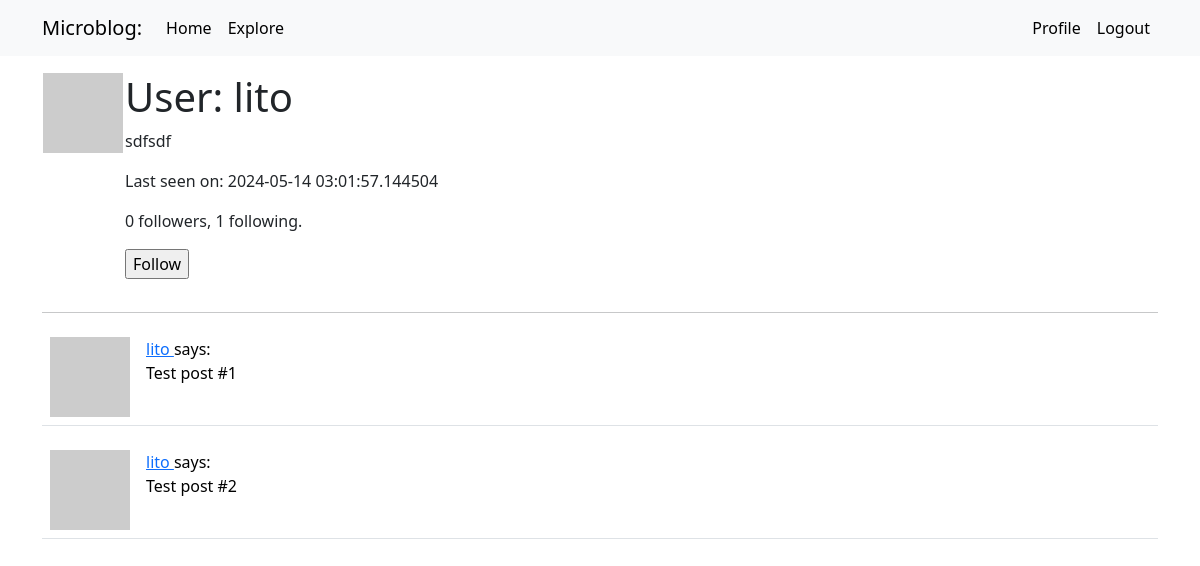
The app's page /user/lito (signed in), older data.
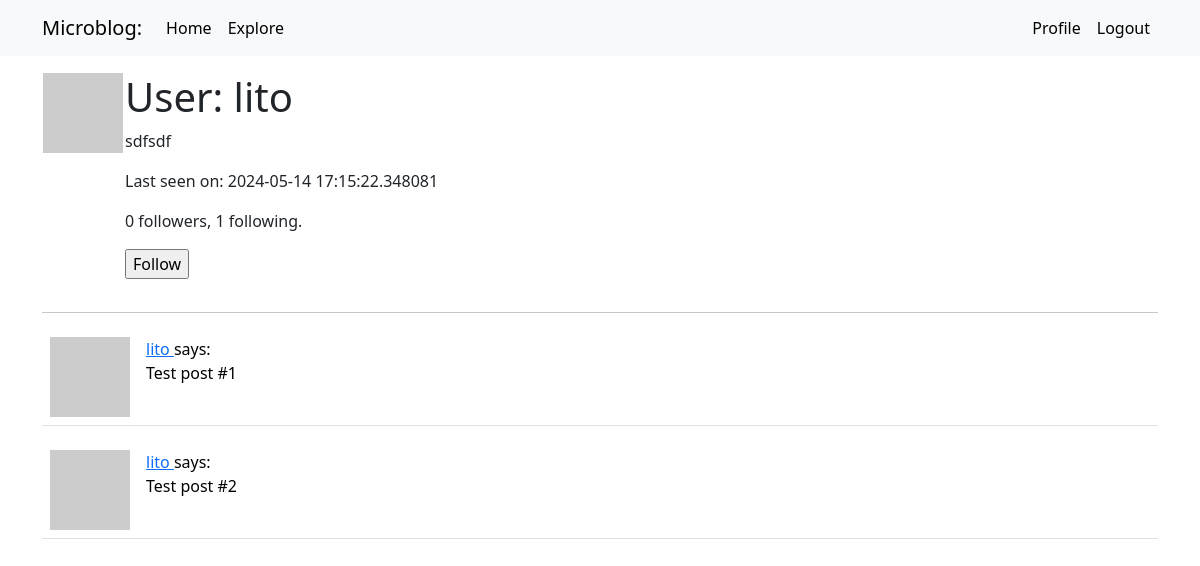
The same page, newer data.
### app/models.py (models this page shows, shortened)
class User(UserMixin,db.Model):
    id: so.Mapped[int] = so.mapped_column(primary_key=True)
    username: so.Mapped[str] = so.mapped_column(sa.String(64), index=True,
                                                unique=True)
    email: so.Mapped[str] = so.mapped_column(sa.String(120), index=True,
                                             unique=True)
    password_hash: so.Mapped[Optional[str]] = so.mapped_column(sa.String(256))
    posts: so.WriteOnlyMapped['Post'] = so.relationship(back_populates = 'author')
    about_me: so.Mapped[Optional[str]] = so.mapped_column(sa.String(140))
    last_seen: so.Mapped[Optional[datetime]] =so.mapped_column(default=lambda: datetime.now(timezone.utc))
    following: so.WriteOnlyMapped['User'] = so.relationship( secondary = followers, primaryjoin = (followers.c.follower_id ==id), secondaryjoin = (followers.c.followed_id == id),back_populates = 'followers')
    followers: so.WriteOnlyMapped['User'] = so.relationship(secondary= followers, primaryjoin = (followers.c.followed_id ==id), secondaryjoin= (followers.c.follower_id == id), back_populates = 'following')
    def is_following(self, user):
        query = self.following.select().where(User.id == user.id)
        return db.session.scalar(query) is not None
    def followers_count(self):
        query = sa.select(sa.func.count()).select_from(
            self.followers.select().subquery())
        return db.session.scalar(query)
    def following_count(self):
        query = sa.select(sa.func.count()).select_from(
            self.following.select().subquery())
        return db.session.scalar(query)
    def avatar(self,size):
        digest = md5(self.email.lower().encode('utf-8')).hexdigest()
        return f'https://www.gravatar.com/avatar/{digest}?d=monsterid&s={size}'

### app/routes.py (the view)
@app.route('/user/<username>', methods = ['GET', 'POST'])
@login_required
def user(username):
    user = db.first_or_404(sa.select(User).where(User.username == username))
    post = [
        {'author':user, 'body': 'Test post #1'},
        {'author':user, 'body': 'Test post #2'}
    ]
    form = EmptyForm()
    return render_template('user.html', user= user,post=post, form = form)

### app/forms.py
class EmptyForm(FlaskForm):
    submit = SubmitField('Submit')

### app/models.py (called while the page is built)
@login.user_loader
def load_user(id):
    return db.session.get(User,int(id))

### app/routes.py (called while the page is built)
@app.before_request
def before_request():
    if current_user.is_authenticated:
        current_user.last_seen = datetime.now(timezone.utc)
        db.session.commit()

### app/templates/user.html (shortened to what this page needs)
{% extends "base.html" %}
{% block content %}
    <table>
        <tr valign = "top">
            <td><img src = "{{ user.avatar(128) }}"></td>
            <td>
                <h1>User: {{ user.username }}</h1>
                {% if user.about_me %}<p>{{ user.about_me }}</p>{% endif %}
                {% if user.last_seen %}<p>Last seen on: {{ user.last_seen }}</p>{% endif %}
                <p>{{ user.followers_count() }} followers, {{ user.following_count() }} following.</p>
                {% if user == current_user %}
                <p><a href="{{ url_for('edit_profile') }}">Edit your profile</a></p>
                {% elif not current_user.is_following(user) %}
                <p>
                    <form action="{{ url_for('follow', username=user.username) }}" method="post">
                        {{ form.submit(value='Follow') }}
                    </form>
        </p>
        {% endif %}
            </td>
        </tr>
    </table>
    <hr>
    {% for post in post %}
        {% include '_post.html' %}
    {% endfor %}
{% endblock %}

### app/templates/_post.html
<table class = "table table-hover">
    <tr>
        <td width = "70px">
            <a href = "{{ url_for('user', username=post.author.username) }}">
                <img src="{{ post.author.avatar(36) }}">
            </a>
        </td>
        <td>
            <a href="{{ url_for('user', username=post.author.username) }}">
                {{ post.author.username }}
            </a>
            says:<br>{{ post.body }}
        </td>
    </tr>
</table>

Row changes from the older to the newer data that the page shows:
changed User "lito": last_seen "2024-05-14 03:01:57.144504" → "2024-05-14 17:15:22.348081"
